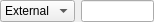
<?xml version="1.0" encoding="UTF-8"?>
<ui version="4.0">
 <class>CombinerEdit</class>
 <widget class="QWidget" name="CombinerEdit">
  <property name="geometry">
   <rect>
    <x>0</x>
    <y>0</y>
    <width>154</width>
    <height>22</height>
   </rect>
  </property>
  <property name="windowTitle">
   <string>Form</string>
  </property>
  <layout class="QHBoxLayout" name="horizontalLayout">
   <property name="leftMargin">
    <number>0</number>
   </property>
   <property name="topMargin">
    <number>0</number>
   </property>
   <property name="rightMargin">
    <number>0</number>
   </property>
   <property name="bottomMargin">
    <number>0</number>
   </property>
   <item>
    <widget class="QComboBox" name="at">
     <property name="minimumSize">
      <size>
       <width>75</width>
       <height>0</height>
      </size>
     </property>
     <property name="focusPolicy">
      <enum>Qt::StrongFocus</enum>
     </property>
     <item>
      <property name="text">
       <string>External</string>
      </property>
     </item>
     <item>
      <property name="text">
       <string>Port</string>
      </property>
     </item>
    </widget>
   </item>
   <item>
    <widget class="RsaToolbox::PointsEdit" name="port">
     <property name="enabled">
      <bool>true</bool>
     </property>
    </widget>
   </item>
  </layout>
 </widget>
 <customwidgets>
  <customwidget>
   <class>RsaToolbox::PointsEdit</class>
   <extends>QLineEdit</extends>
   <header>PointsEdit.h</header>
  </customwidget>
 </customwidgets>
 <tabstops>
  <tabstop>port</tabstop>
  <tabstop>at</tabstop>
 </tabstops>
 <resources/>
 <connections/>
</ui>
